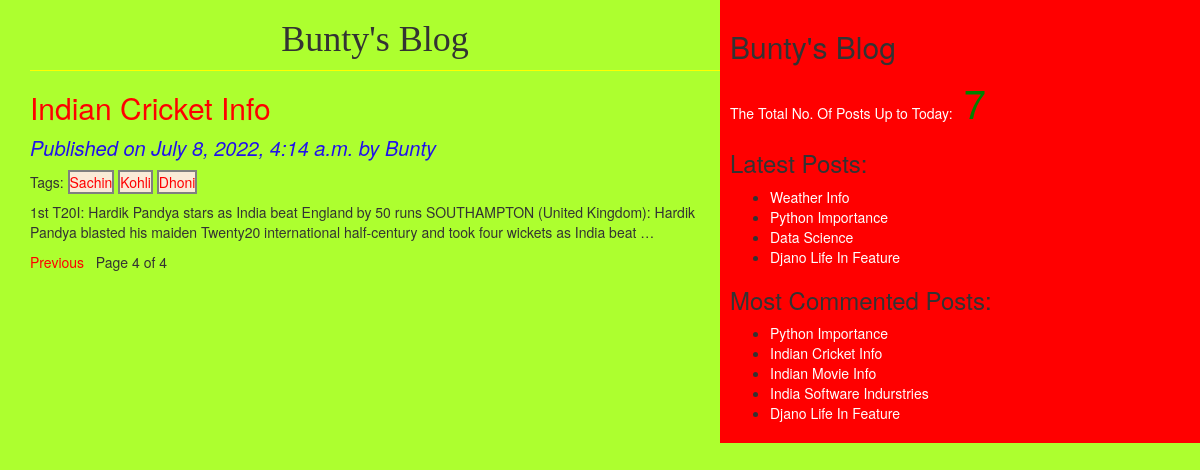
/?page=4, run on the app's committed database.
### blog/models.py (models this page shows, shortened)
class Post(models.Model):
    STATUS_CHOICES = (('draft', 'Draft'), ('published', 'Published'))
    title = models.CharField(max_length=256)
    slug = models.SlugField(max_length=264, unique_for_date='publish')
    author = models.ForeignKey(User, related_name='blog_posts', on_delete=models.CASCADE)
    body = models.TextField()
    publish = models.DateTimeField(default=timezone.now)
    created = models.DateTimeField(auto_now_add=True)
    updated = models.DateTimeField(auto_now=True)
    status = models.CharField(max_length=10, choices=STATUS_CHOICES, default='draft')
    objects = CustomManager()
    tags = TaggableManager()
    class Meta:
        ordering = ('-publish',)
    def get_absolute_url(self):
        return reverse('post_detail', args=[self.publish.year, self.publish.strftime('%m'),
                                            self.publish.strftime('%d'),
                                            self.slug])

### blog/views.py (the view)
# urls.py: path('', views.post_list_view),
def post_list_view(request, tag_slug=None):
    post_list = Post.objects.all()
    tag = None
    if tag_slug:
        tag = get_object_or_404(Tag, slug=tag_slug)
        post_list = post_list.filter(tags__in=[tag])
    paginator = Paginator(post_list, 2)
    page_number = request.GET.get('page')
    try:
        post_list = paginator.page(page_number)
    except PageNotAnInteger:
        post_list = paginator.page(1)
    except EmptyPage:
        post_list = paginator.page(paginator.num_pages)
    return render(request, 'blog/post_list.html', {'post_list': post_list, 'tag': tag})

### blog/models.py (called while the page is built)
    def get_queryset(self):
        return super().get_queryset().filter(status='published')

### blog/templatetags/blog_tags.py (called while the page is built)
@register.simple_tag(name='my_tag')
def total_posts():
    return Post.objects.count()

@register.inclusion_tag('blog/latest_posts.html')
def show_latest_posts(count=3):
    latest_posts = Post.objects.order_by('-publish')[:count]
    return {'latest_posts': latest_posts}

@register.simple_tag()
def get_most_commented_posts(count=5):
    return Post.objects.annotate(total_comments=Count('comments')).order_by('-total_comments')[:count]

### templates/blog/post_list.html (shortened to what this page needs)
{%extends 'blog/base.html'%}
{%block content_block%}
<h1>Bunty's Blog</h1>
{%for post in post_list%}
<a href="{{post.get_absolute_url}}"><h2>{{post.title|title}}</h2></a>
<p id="date"> Published on {{post.publish}} by {{post.author|title}}</p>
<p >Tags:
    {%for tag in post.tags.all%}
    <a id="tg" href="{%url 'post_list_by_tag_name' tag.slug%}">{{tag.name}}</a>
    {%endfor%}
</p>
{{post.body|truncatewords:30|linebreaks}}
{%endfor%}
{%include 'blog/pagination.html' with page=post_list%}
{%endblock%}

### templates/blog/base.html (shortened to what this page needs)
<!DOCTYPE html>
{%load blog_tags%}
{%load static%}
<html lang="en">
<head>
    <link rel="stylesheet" href="{% static 'css/bootstrap3.css' %}">
    <link rel="stylesheet" href="{% static 'css/blog.css' %}">
</head>
<body>
<div class="content">
    {%block content_block%}
    {%endblock%}
</div>
<div class="sidebar">
    <h2>Bunty's Blog</h2>
    <p id="sb">The Total No. Of Posts Up to Today:<span id="pn"> {%my_tag%}</span></p>
    <h3>Latest Posts:</h3>{%show_latest_posts 4%}
    <h3>Most Commented Posts:</h3>
    {%get_most_commented_posts as most_commented_posts%}
    <ul>
        {%for post in most_commented_posts%}
        <li><a id="sb" href="{{post.get_absolute_url}}">{{post.title|title}}</a></li>
        {%endfor%}
    </ul>
</div>
</body>
</html>

### templates/blog/latest_posts.html
{%load static%}
<link rel="stylesheet" href="{%static 'css/blog.css'%}">
<ul>
    {%for post in latest_posts%}
    <li ><a id="sb" href="{{post.get_absolute_url}}">{{post.title|title}}</a></li>
    {%endfor%}
</ul>

### static/css/blog.css (style rules this page uses)
.content { width: 60%; float: left; padding-left: 30px; background:greenyellow; }
.sidebar { width: 40%; float:right; padding: 10px; background: red; }
h1 { text-align: center; border-bottom: 1px solid yellow; padding-bottom: 10px; font-family: serif; }
body { background-color: greenyellow; }
#date { color: rgb(32, 17, 236); font-style: italic; font-size: 20px; }
a { color:red; }
#tg { border: 2px solid grey; background-color: antiquewhite; }
#pn { font-size: 40px; color: green; }
#sb { color: white; }

### data on the page
Post: title "Indian Cricket Info", publish "July 8, 2022, 4:14 a.m.", author "Bunty", body "1st T20I: Hardik Pandya stars as India beat England by 50 runs SOUTHAMPTON (United Kingdom): Hardik Pandya blasted his maiden Twenty20 international half-century and took four wickets as India beat …"
Tag: name "Sachin"
Tag: name "Kohli"
Tag: name "Dhoni"
Post: title "Weather Info"
Post: title "Python Importance"
Post: title "Data Science"
Post: title "Djano Life In Feature"
Post: title "Indian Movie Info"
Post: title "India Software Indurstries"

### other printed values
{{ page.number }} "4"
{{ page.paginator.num_pages }} "4"
